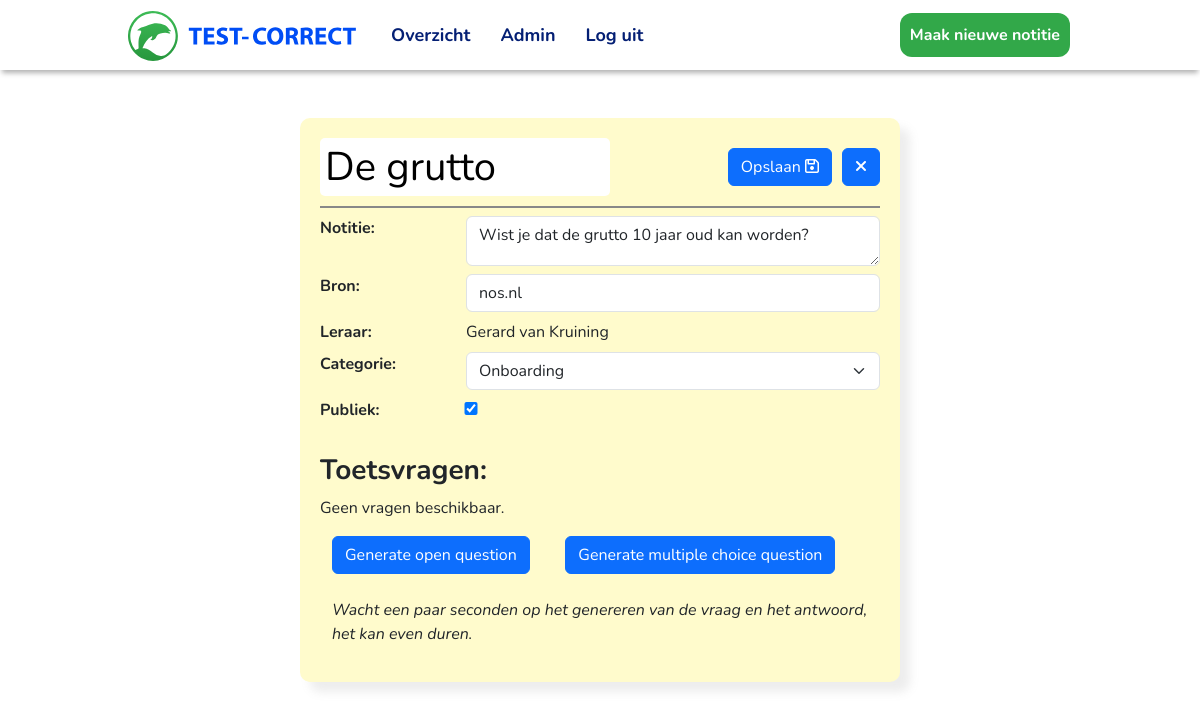
The page /editnote/502e0865-ef1d-42d1-b83f-99c656474c82 (signed in) on the database its author committed.
### tables this page shows
CREATE TABLE "notes" (
	"note_id"	INT,
	"title"	TEXT NOT NULL,
	"note_source"	TEXT NOT NULL,
	"is_public"	INTEGER NOT NULL DEFAULT 1,
	"teacher_id"	INTEGER NOT NULL,
	"category_id"	INTEGER NOT NULL,
	"note"	TEXT NOT NULL,
	"date_created"	DATETIME DEFAULT CURRENT_TIMESTAMP);

CREATE TABLE teachers (
            teacher_id INTEGER PRIMARY KEY AUTOINCREMENT,
            display_name TEXT NOT NULL,
            username TEXT NOT NULL,
            teacher_password TEXT NOT NULL,
            date_created DATETIME DEFAULT CURRENT_TIMESTAMP,
            is_admin INTEGER NOT NULL DEFAULT 0);

### app.py (the view)
@application.route("/editnote/<uuid:note_id>", methods=["GET"])
@login_required
def editnote(note_id):
    note_content = MODEL.get_note(str(note_id))
    categories = MODEL.get_categories()
    gen_que = MODEL.get_questions(str(note_id))
    return render_template(
        "editnote.html.jinja",
        notes=note_content,
        categories=categories,
        gen_que=gen_que,
    )

### app.py (called while the page is built)
def login_required(view):
    @functools.wraps(view)
    def wrapped_view(**kwargs):
        if g.user is None:
            return redirect("/login")
        return view(**kwargs)
    return wrapped_view

@application.before_request
def load_logged_in_user():
    user_id = session.get("user_id")
    if user_id is None:
        g.user = None
    else:
        g.user = MODEL.get_current_user_data(user_id)

### lib/MVC.py (called while the page is built)
    def __get_connection(self):
        connection = sqlite3.connect(self.dbpath)
        return connection

    def __get_cursor(self):
        connection = self.__get_connection()
        cursor = connection.cursor()
        cursor.row_factory = sqlite3.Row
        return cursor

    def get_current_user_data(self, user_id):
        cursor = self.__get_cursor()
        cursor.execute("""SELECT
                        teachers.teacher_id,
                        teachers.display_name,
                        teachers.username,
                        teachers.is_admin
                       FROM teachers
                       WHERE teacher_id = ?""",
                       (user_id,))
        return cursor.fetchone()

    def get_categories(self):
        conn = sqlite3.connect(self.dbpath)
        conn.row_factory = sqlite3.Row
        cursor = conn.cursor()
        cursor.execute("SELECT * FROM categories")
        return cursor.fetchall()

    def get_note(self, note_id):
        conn = sqlite3.connect(self.dbpath)
        conn.row_factory = sqlite3.Row
        cursor = conn.cursor()
        cursor.execute(
            """
                    SELECT category_id, teachers.display_name, *
                    FROM notes
                    JOIN teachers ON notes.teacher_id = teachers.teacher_id
                    WHERE note_id = ?""",
            (note_id,),
        )
        note = cursor.fetchone()
        conn.close()
        return note

    def get_questions(self, note_id):
        conn = sqlite3.connect(self.dbpath)
        conn.row_factory = sqlite3.Row
        cursor = conn.cursor()
        cursor.execute(
            """
                    SELECT exam_question, questions_id, exam_answer
                    FROM questions
                    WHERE note_id = ?""",
            (note_id,),
        )
        rows = cursor.fetchall()
        questions = [dict(row) for row in rows]
        return questions

### templates/editnote.html.jinja (shortened to what this page needs)
{% extends "base.html" %}
{% block head %}
  {{ super() }}
{% endblock %}
{% block content %}
<div id="center" class="container mt-5">
  <form method="POST" action="/editnote/{{ notes.note_id }}">
    <h1>
      <input type="text" id="edittitle" value="{{ notes.title }}" name="edittitle" placeholder="Schrijf hier uw titel" required>
      <a style="float: right; margin-left: 10px; margin-top: 10px;" href="/viewnote/{{notes.note_id}}" class="btn btn-primary float-right">
          <i class="fa-solid fa-xmark"></i>
      </a>
      <button style="float: right; margin-top: 10px;" class="btn btn-primary float-right" type="submit">
        Opslaan <i class="fa-regular fa-floppy-disk"></i>
    </button>
    </h1>
    <dl class="row">
      <dt class="col-sm-3">Notitie:</dt>
      <dd class="col-sm-9"><textarea rows="4" id="editnote" name="editnote" placeholder="Schrijf hier uw notitie" required class="form-control">{{ notes.note }}</textarea></dd>
      <dt class="col-sm-3">Bron:</dt>
      <dd class="col-sm-9">
        <input type="text" id="editsource" value="{{ notes.note_source }}" name="editsource" placeholder="Schrijf hier uw source" required class="form-control">
      </dd>
      <dt class="col-sm-3">Leraar:</dt>
      <dd class="col-sm-9">{{ notes.display_name }}</dd>
      <dt class="col-sm-3 text-truncate">Categorie:</dt>
      <dd class="col-sm-9">
        <select id="editcategory" name="editcategory" class="form-select">
          {% for category in categories %}
            <option value="{{ category.category_id }}" {% if category.category_id == notes.category_id %}selected{% endif %}>
              {{ category.omschrijving }}
            </option>
          {% endfor %}
        </select>
      </dd>
      <dt class="col-sm-3">Publiek:</dt>
      <dd class="col-sm-9"><input name="is_public" type="checkbox" style="margin-left: -140px;" {% if notes.is_public %} checked {% endif %}></dd>
    </dl>
</form>
<div class="mt-4">
  <h3 style="font-weight: bold;">Toetsvragen:</h3>
  {% if gen_que %}
      <ol>
          {% for question in gen_que %}
          <h4><li>Vraag:</li></h4>
          <p>{{ question.exam_question }}</p>
          <h5>Antwoord:</h5>
          {% if question.exam_answer %}
          <p>{{ question.exam_answer }}</p>
          {% else %}
          <p>Geen antwoord beschikbaar</p>
          {% endif %}
          <div class="row">
            <div class="col-md-3" style="max-width: 118px; margin-right: -15px;">
                <form method="POST" onsubmit="return confirmDelete();" action="/deletequestion/{{question.questions_id}}">
                    <button type="submit" class="btn btn-danger float-left">
                        <i class="fa-solid fa-trash"></i> Delete
                    </button>
                </form>
            </div>
            <div class="col-md-4">
                <button class="btn btn-primary float-left" onclick="location.href='/editquestion/{{question.questions_id}}'" type="button">
                    <i class="fa-solid fa-pen-to-square"></i> Edit
                </button>
            </div>
        </div>
      <br>
          <br>
          {% endfor %}
      </ol>
  {% else %}
      <p>Geen vragen beschikbaar.</p>
  {% endif %}
</div>
<div class="container">
  <div class="row">
    <div class="col-sm-5">
      <a class="btn btn-primary" href="{{ url_for('open_question', note_id=notes.note_id) }}">Generate open question</a>
    </div>
    <div class="col-sm-7">
      <a class="btn btn-primary" href="{{ url_for('multiple_choice_question', note_id=notes.note_id) }}">Generate multiple choice question</a>
    </div>
  </div>
  <br>
  <p><i>Wacht een paar seconden op het genereren van de vraag en het antwoord, het kan even duren.</i></p>
</div>
</div>
{% endblock %}

### static/styles/test.css (style rules this page uses)
* { margin: 0; padding: 0; box-sizing: border-box; }
body { font-family: 'Nunito', sans-serif; }
input { font-family: 'Nunito', sans-serif; border-style: solid; border-radius: 5px; padding: 5px; width: 290px; border: 2px; }
textarea { height: 50px; font-family: 'Nunito', sans-serif; border-style: solid; border-radius: 5px; padding: 3px; border: 2px; }
textarea { max-width: 100%; }
#center { background-color: #fffbcc; box-shadow: 10px 10px 10px 0px rgba(136, 136, 136, 0.15); padding: 20px; border-radius: 10px; max-width: 600px; }
h1 { color: #044cf4; font-weight: 700; }
#center h1 { border-bottom: 2px solid #888888; padding-bottom: 10px; }
a { display: block; padding: 8px; font-family: 'Nunito', sans-serif; text-decoration: none; color: rgb(0, 0, 0); }
button { border-style: none; background-color: transparent; }

### rows shown on the page
notes: edittitle "De grutto", editnote "Wist je dat de grutto 10 jaar oud kan worden?", editsource "nos.nl", is_public "☑"
teachers: display_name "Gerard van Kruining"

### other values the page prints
form field editcategory "Onboarding"
